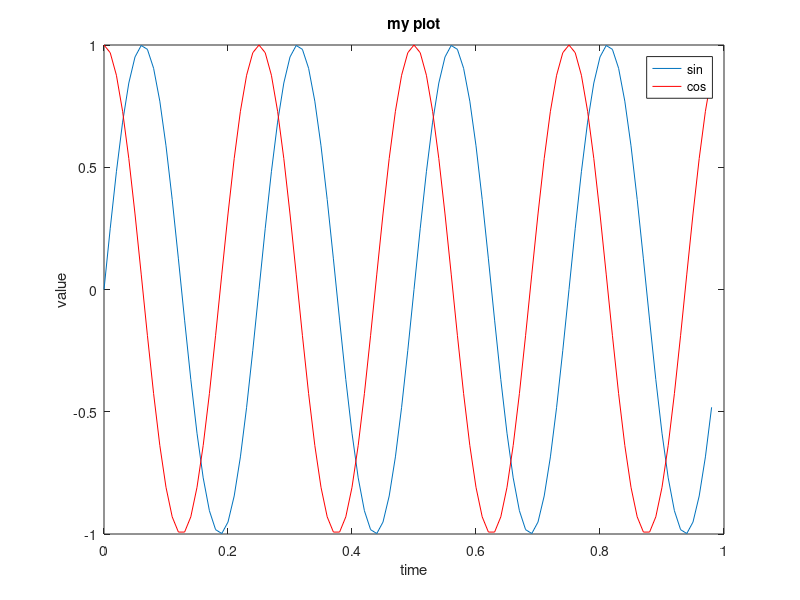
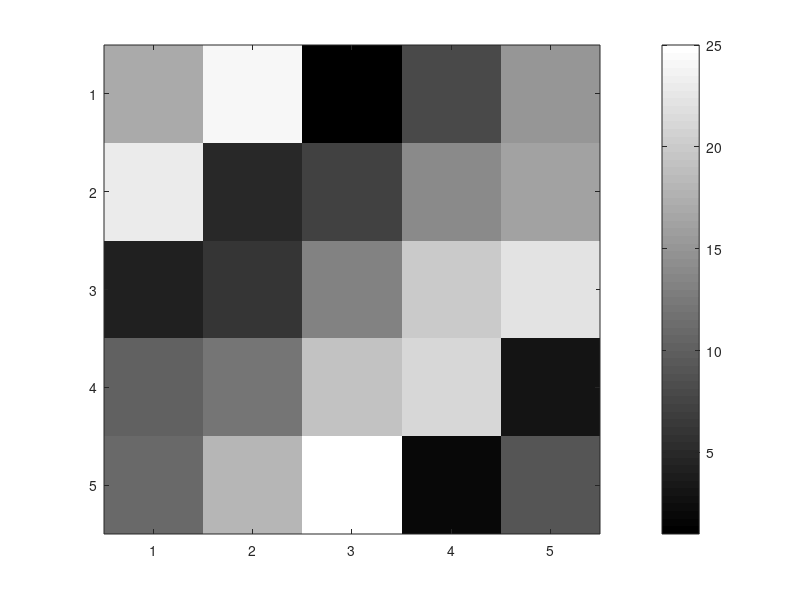

The MATLAB source for these figures, in order:
t = [0:0.01:0.98]; % [0.01 0.02 0.03 ...]
y1 = sin(2 * pi * 4 * t);
y2 = cos(2 * pi * 4 * t);
% plot(t, y1); plot sin function
% plot(t, y2); plot cos function

plot(t, y1);
hold on;          % allow to plot one more function on the same plane
plot(t, y2, 'r'); % plot cos function with red color

xlabel('time');  % change name of the x-axis
ylabel('value'); % change name of the y-axis

legend('sin', 'cos'); % show names of the functions on the graph
title('my plot');     % change plot title

print -dpng 'my_plot.png'; % save plot
close;                     % close figure window

figure(1);   % plot the next function on the "Figure 1" window
plot(t, y1); % plotted on the "Figure 1" window
figure(2);   % plot the next function on the "Figure 2" window
plot(t, y2); % plotted on the "Figure 2" window

subplot(1, 2, 1); % divide figure window on 1x2 grid and access the first section
plot(t, y1);      % this function is plotted on the first section of the grid
subplot(1, 2, 2); % now access the second grid section
plot(t, y2);      % this function is plotted on the second section of the grid

axis([0.5 1 -1 1]); % make x be in range [0.5, 1] and y be in range [-1, 1]

clf; % clear figure window

A = magic(5);
imagesc(A);    % plot matrix
colorbar;      % add colorbar to the plot
colormap gray; % make colors grey

a = 1; b = 2; c = 3; % multiple commands on the same line
a = 1, b = 2, c = 3  % same as above but also prints results(comma chaining)
